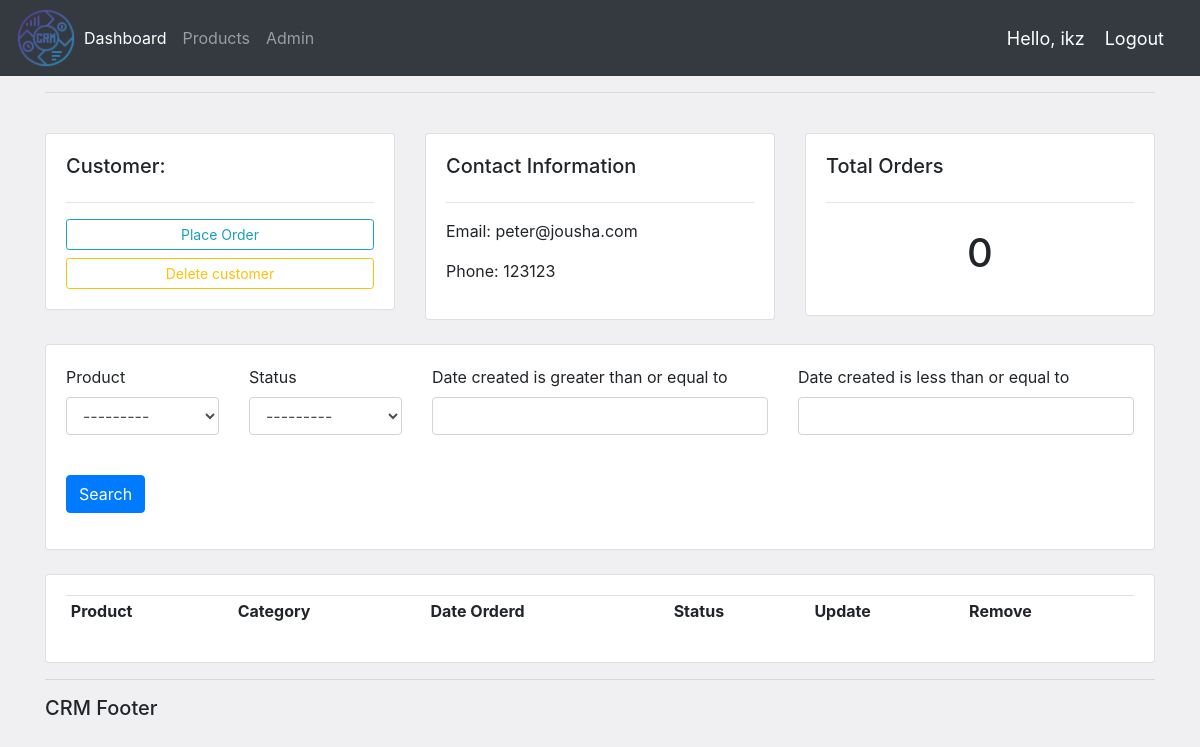
Page /customer/3 (signed in) on the earlier database version.
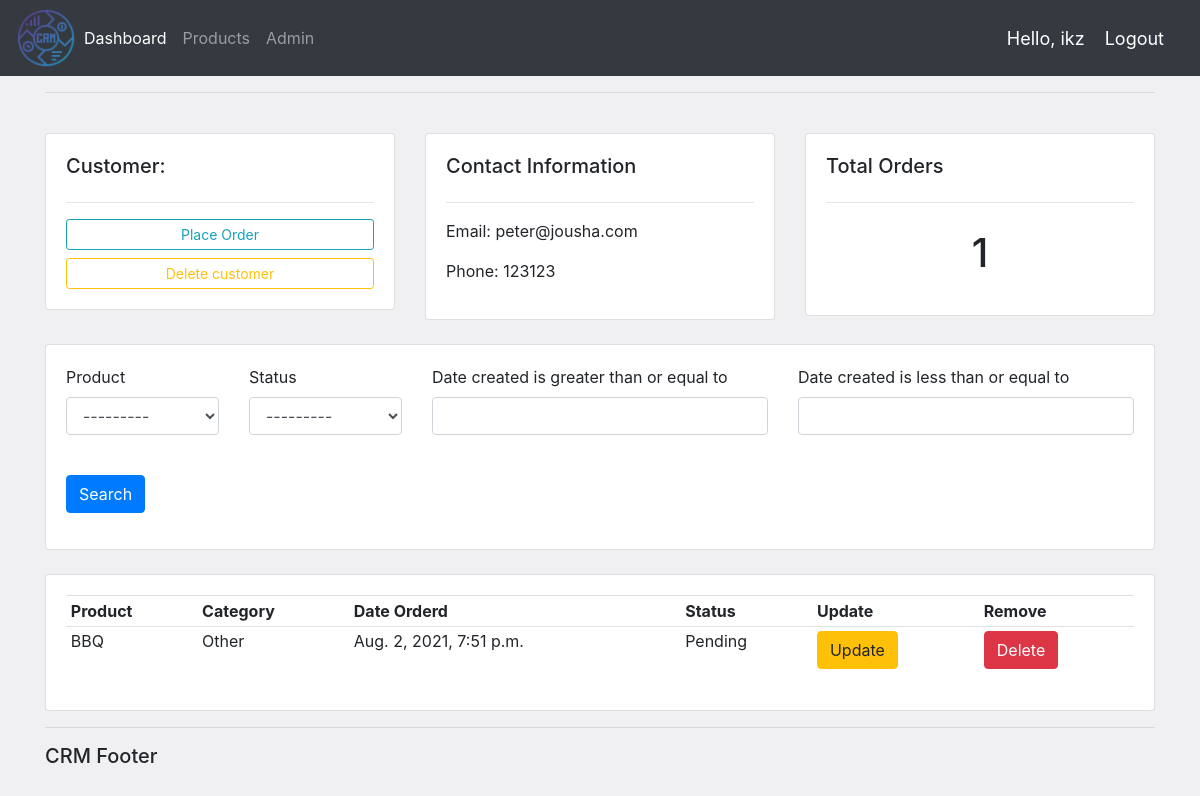
Same page on the later database version.
### accounts/models.py (models this page shows, shortened)
class Order(models.Model):
    STATUS = (
        ('Pending', 'Pending'),
        ('For delivery', 'For delivery'),
        ('Delivered', 'Delivered'),
    )
    customer = models.ForeignKey(
        Customer, null=True, on_delete=models.SET_NULL)
    product = models.ForeignKey(Product, null=True, on_delete=models.SET_NULL)
    date_created = models.DateTimeField(auto_now_add=True, null=True)
    status = models.CharField(max_length=50, choices=STATUS)

class Product(models.Model):
    CATEGORY = (
        ('Food', 'Food'),
        ('Drink', 'Drink'),
        ('Other', 'Other'),
    )
    name = models.CharField(max_length=50, null=True)
    price = models.FloatField()
    tags = models.ManyToManyField(Tag)
    category = models.CharField(max_length=50, null=True, choices=CATEGORY)
    description = models.CharField(max_length=50, null=True, blank=True)
    date_created = models.DateTimeField(auto_now_add=True, null=True)
    def __str__(self):
        return self.name

### accounts/views.py (the view)
# urls.py: path('customer/<str:pk>', views.customer, name="customer"),
@login_required(login_url='login')
def customer(request, pk):
    customer = get_object_or_404(Customer, id=pk)
    orders = customer.order_set.all()
    orders_count = orders.count()
    myFilter = OrderFilter(request.GET, queryset=orders)
    orders = myFilter.qs
    context = {'customer': customer, 'orders': orders,
               'orders_count': orders_count, 'myFilter': myFilter}
    return render(request, 'accounts/customer.html', context)

### accounts/templates/accounts/customer.html
{% extends 'accounts/main.html' %}
{% load crispy_forms_tags %}
{% block content %}
<br>
<div class="row">
    <div class="col-md">
        <div class="card card-body">
            <h5>Customer:</h5>
            <hr>
            <a class="btn btn-outline-info  btn-sm btn-block" href="{% url 'create_order' customer.id %}">Place
                Order</a>
            <a class="btn btn-outline-warning  btn-sm btn-block" href="{% url 'customer_delete' customer.id %}">Delete
                customer</a>
        </div>
    </div>
    <div class="col-md">
        <div class="card card-body">
            <h5>Contact Information</h5>
            <hr>
            <p>Email: {{customer.email}}</p>
            <p>Phone: {{customer.phone}}</p>
        </div>
    </div>
    <div class="col-md">
        <div class="card card-body">
            <h5>Total Orders</h5>
            <hr>
            <h1 style="text-align: center;padding: 10px">{{orders_count}}</h1>
        </div>
    </div>
</div>
<br>
<div class="row">
    <div class="col">
        <div class="card card-body">
            <form method="get">
                <div class="row">
                    <div class="col-2">
                        {{ myFilter.form.product|as_crispy_field }}
                    </div>
                    <div class="col-2">
                        {{ myFilter.form.status|as_crispy_field }}
                    </div>
                    <div class="col-4">
                        {{ myFilter.form.start_date|as_crispy_field }}
                    </div>
                    <div class="col-4">
                        {{ myFilter.form.end_date|as_crispy_field }}
                    </div>
                    <div class=col-2><br><button class="btn btn-small btn-primary" type="submit">Search</button></div>
                </div>
            </form>
        </div>
    </div>
</div>
<br>
<div class="row">
    <div class="col-md">
        <div class="card card-body">
            <table class="table table-sm">
                <tr>
                    <th>Product</th>
                    <th>Category</th>
                    <th>Date Orderd</th>
                    <th>Status</th>
                    <th>Update</th>
                    <th>Remove</th>
                </tr>
                {% for order in orders %}
                <tr>
                    <td>{{order.product}}</td>
                    <td>{{order.product.category}}</td>
                    <td>{{order.date_created}}</td>
                    <td>{{order.status}}</td>
                    <td> <a class="btn btn-warning" href="{% url 'update_order' order.pk%}">Update</a></td>
                    <td> <a class="btn btn-danger" href="{% url 'delete_order' order.pk%}">Delete</a></td>
                </tr>
                {% endfor %}
            </table>
        </div>
    </div>
</div>
{% endblock content %}

Differences in the rows shown:
added Order: product "BBQ", product.category "Other", date_created "Aug. 2, 2021, 7:51 p.m.", status "Pending"
Other differences:
{{ orders_count }}: "0" → "1"
